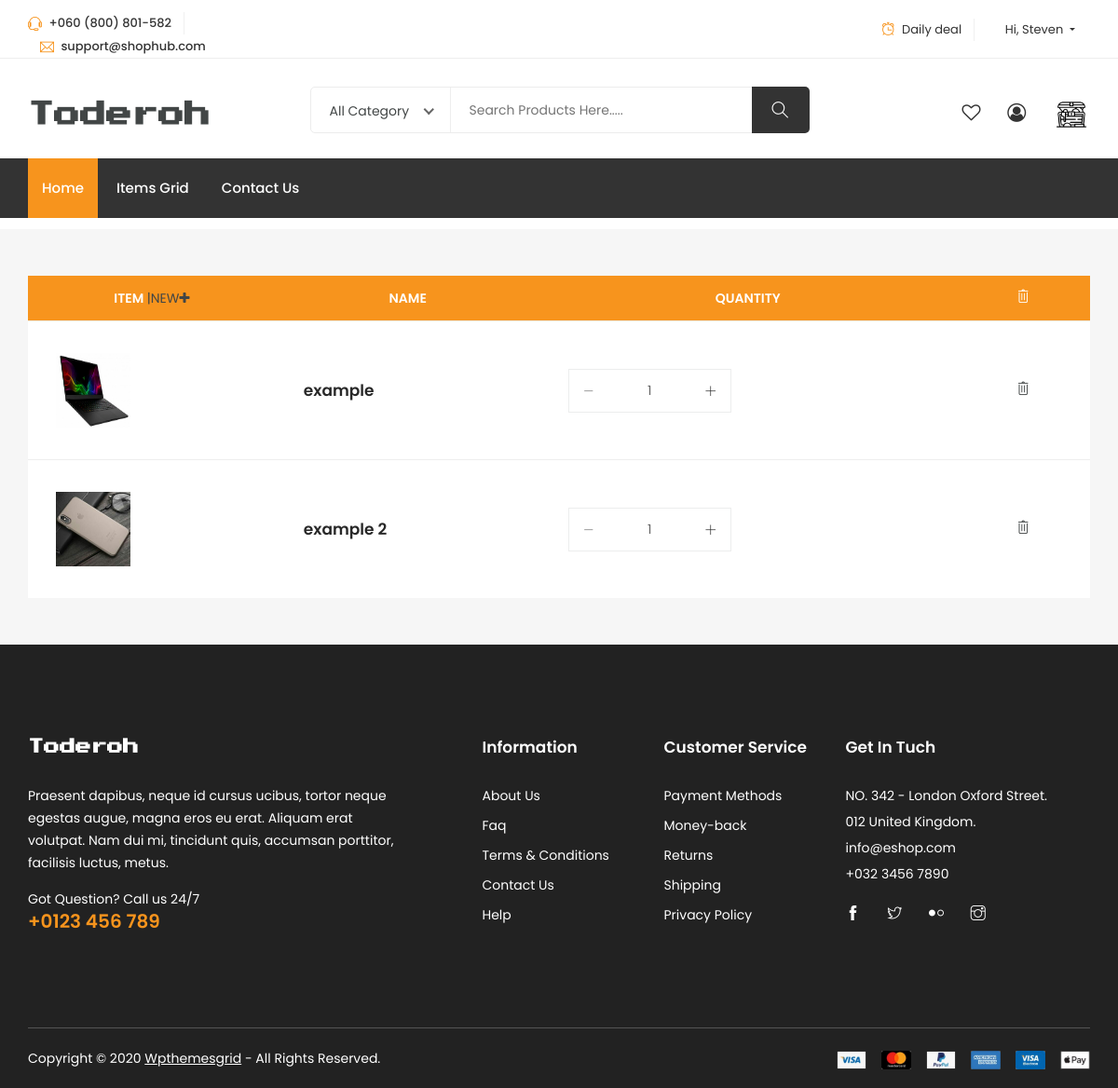
Screenshot of /my-inventory/ (signed in) with the database file from the repository.
### base_app/models.py (models this page shows, shortened)
class Item(models.Model):
    title = models.CharField(max_length=100)
    estimated_value = models.FloatField(blank=True, null=True)
    category = models.CharField(choices=CATEGORY_CHOICES, max_length=2)
    slug = models.SlugField()
    description = models.TextField(max_length=400)
    condition = models.CharField(choices=CONDITION_CHOICES, max_length=1)
    image = models.ImageField()
    image_1 = models.ImageField()
    image_2 = models.ImageField(blank=True, null=True)
    image_3 = models.ImageField(blank=True, null=True)
    date_uploaded = models.DateTimeField(auto_now_add=True)
    user = models.ForeignKey(settings.AUTH_USER_MODEL, on_delete=models.CASCADE)
    def get_absolute_url(self):
        return reverse('base_app:item-details', kwargs={'slug': self.slug})

### base_app/views.py (the view)
# urls.py: path('my-inventory/', InventoryView.as_view(), name='inventory'),
class InventoryView(ListView):
    model = Item
    template_name = "inventory.html"

### templates/inventory.html (shortened to what this page needs)
{% extends "base.html" %}
{% load static %}
{% block content %}
	<div class="shopping-cart section">
		<div class="container">
			<div class="row">
				<div class="col-12">
					{% if object_list %}
					<table class="table shopping-summery">
						<thead>
							<tr class="main-hading">
								<th>ITEM <a href="{% url 'base_app:new-item' %}" style="color: #424646;">|NEW<i class="fa fa-plus" aria-hidden="true"></i></a></th>
								<th>NAME</th>
								<th class="text-center">QUANTITY</th>
								<th class="text-center"><i class="ti-trash remove-icon"></i></th>
							</tr>
						</thead>
						<tbody>
							{% for item in object_list %}
							{% if item.user.id == user.id %}
							<tr>
								<td class="image" data-title="Item"><img src="{{ item.image.url }}" alt="#"></td>
								<td class="product-des" data-title="Name">
									<p class="product-name"><a href="{{ item.get_absolute_url }}">{{ item.title }}</a></p>
								</td>
								<td class="qty" data-title="Qty">
									<div class="input-group">
										<div class="button minus">
											<button type="button" class="btn btn-primary btn-number" disabled="disabled" data-type="minus" data-field="quant[1]">
												<i class="ti-minus"></i>
											</button>
										</div>
										<input type="text" name="quant[1]" class="input-number"  data-min="1" data-max="100" value="1">
										<div class="button plus">
											<button type="button" class="btn btn-primary btn-number" data-type="plus" data-field="quant[1]">
												<i class="ti-plus"></i>
											</button>
										</div>
									</div>
								</td>
								<td class="action" data-title="Remove"><a href="#"><i class="ti-trash remove-icon"></i></a></td>
							</tr>
							{% endif %}
							{% endfor %}
						</tbody>
					</table>
					{% endif %}
				</div>
			</div>
	</div>
</div>
{% endblock content %}

### templates/base.html (shortened to what this page needs)
{% load static %}
<!DOCTYPE html>
<html lang="zxx">
<head>
	<link rel="stylesheet" href="{% static 'css/bootstrap.css'%}">
    <link rel="stylesheet" href="{% static 'css/magnific-popup.min.css'%}">
	<link rel="stylesheet" href="{% static 'css/font-awesome.css'%}">
	<link rel="stylesheet" href="{% static 'css/jquery.fancybox.min.css'%}">
    <link rel="stylesheet" href="{% static 'css/themify-icons.css'%}">
    <link rel="stylesheet" href="{% static 'css/niceselect.css'%}">
    <link rel="stylesheet" href="{% static 'css/animate.css'%}">
    <link rel="stylesheet" href="{% static 'css/flex-slider.min.css'%}">
    <link rel="stylesheet" href="{% static 'css/owl-carousel.css'%}">
    <link rel="stylesheet" href="{% static 'css/slicknav.min.css'%}">
	<link rel="stylesheet" href="{% static 'css/reset.css'%}">
	<link rel="stylesheet" href="{% static 'style.css'%}">
	<link rel="stylesheet" href="{% static 'css/responsive.css'%}">
</head>
<body class="js">
	<header class="header shop">
		<div class="topbar">
			<div class="container">
				<div class="row">
					<div class="col-lg-4 col-md-12 col-12">
						<div class="top-left">
							<ul class="list-main">
								<li><i class="ti-headphone-alt"></i> +060 (800) 801-582</li>
								<li><i class="ti-email"></i> support@shophub.com</li>
							</ul>
						</div>
					</div>
					<div class="col-lg-8 col-md-12 col-12">
						<div class="right-content">
              {% if user.is_authenticated %}
              <ul class="list-main">
                <li><i class="ti-alarm-clock"></i> <a href="#">Daily deal</a></li>
              <li class="nav-item dropdown">
                <a class="nav-link dropdown-toggle" href="#" id="navbarDropdown" role="button" data-toggle="dropdown" aria-haspopup="true" aria-expanded="false">
                  Hi, {{user.first_name}}
                </a>
              </li>
              </ul>
            {% endif %}
					</div>
				</div>
			</div>
		</div>
		<div class="middle-inner">
			<div class="container">
				<div class="row">
					<div class="col-lg-2 col-md-2 col-12">
						<div class="logo">
              <a class="navbar-brand" href="{% url 'base_app:item-list' %}">
							   <h3 style="font-family: 'Press Start 2P', cursive;"></font>Toderoh</h3>
              </a>
						</div>
					</div>
					<div class="col-lg-8 col-md-7 col-12">
						<div class="search-bar-top">
							<div class="search-bar">
								<form action="{% url 'base_app:search-results' %}" method="get">
									<input name="search" placeholder="Search Products Here....." type="search">
									<button class="btnn"><i class="ti-search"></i></button>
								</form>
							</div>
						</div>
					</div>
					<div class="col-lg-2 col-md-3 col-12">
						<div class="right-bar">
							<div class="sinlge-bar">
								<a href="#" class="single-icon"><i class="fa fa-heart-o" aria-hidden="true"></i></a>
							</div>
							{% if user.is_authenticated %}
							<div class="sinlge-bar">
								<a href="{% url 'base_app:profile' %}" class="single-icon"><i class="fa fa-user-circle-o" aria-hidden="true"></i></a>
							</div>
							<div class="sinlge-bar shopping">
								<a href="{% url 'base_app:inventory' %}" class="single-icon"><img src="{% static 'images/treasure.png'%}" width="40" height="40" alt="inventory"></a>
							{% endif %}
							</div>
						</div>
					</div>
				</div>
			</div>
		</div>
		<div class="header-inner">
			<div class="container">
				<div class="cat-nav-head">
					<div class="row">
						<div class="col-lg-9 col-12">
							<div class="menu-area">
								<nav class="navbar navbar-expand-lg">
									<div class="navbar-collapse">
										<div class="nav-inner">
											<ul class="nav main-menu menu navbar-nav">
													<li class="active"><a href="{% url 'base_app:item-list' %}">Home</a></li>
													<li><a href="{% url 'base_app:shop-grid' %}">Items Grid</a></li>
													<li><a href="{% url 'base_app:contact-us' %}">Contact Us</a></li>
												</ul>
										</div>
									</div>
								</nav>
							</div>
						</div>
					</div>
				</div>
			</div>
		</div>
	</header>
{% block content %}
{% endblock %}
<footer class="footer">
    <div class="footer-top section">
        <div class="container">
            <div class="row">
                <div class="col-lg-5 col-md-6 col-12">
                    <div class="single-footer about">
                        <div class="logo">
							<h4 style="font-family: 'Press Start 2P', cursive; font-color: 'white'"></font>Toderoh</h4>
                        </div>
                        <p class="text">Praesent dapibus, neque id cursus ucibus, tortor neque egestas augue,  magna eros eu erat. Aliquam erat volutpat. Nam dui mi, tincidunt quis, accumsan porttitor, facilisis luctus, metus.</p>
                        <p class="call">Got Question? Call us 24/7<span><a href="tel:123456789">+0123 456 789</a></span></p>
                    </div>
                </div>
                <div class="col-lg-2 col-md-6 col-12">
                    <div class="single-footer links">
                        <h4>Information</h4>
                        <ul>
                            <li><a href="#">About Us</a></li>
                            <li><a href="#">Faq</a></li>
                            <li><a href="#">Terms & Conditions</a></li>
                            <li><a href="#">Contact Us</a></li>
                            <li><a href="#">Help</a></li>
                        </ul>
                    </div>
                </div>
                <div class="col-lg-2 col-md-6 col-12">
                    <div class="single-footer links">
                        <h4>Customer Service</h4>
                        <ul>
                            <li><a href="#">Payment Methods</a></li>
                            <li><a href="#">Money-back</a></li>
                            <li><a href="#">Returns</a></li>
                            <li><a href="#">Shipping</a></li>
                            <li><a href="#">Privacy Policy</a></li>
                        </ul>
                    </div>
                </div>
                <div class="col-lg-3 col-md-6 col-12">
                    <div class="single-footer social">
                        <h4>Get In Tuch</h4>
                        <div class="contact">
                            <ul>
                                <li>NO. 342 - London Oxford Street.</li>
                                <li>012 United Kingdom.</li>
                                <li>info@eshop.com</li>
                                <li>+032 3456 7890</li>
                            </ul>
                        </div>
                        <ul>
                            <li><a href="#"><i class="ti-facebook"></i></a></li>
                            <li><a href="#"><i class="ti-twitter"></i></a></li>
                            <li><a href="#"><i class="ti-flickr"></i></a></li>
                            <li><a href="#"><i class="ti-instagram"></i></a></li>
                        </ul>
                    </div>
                </div>
            </div>
        </div>
    </div>
    <div class="copyright">
        <div class="container">
            <div class="inner">
                <div class="row">
                    <div class="col-lg-6 col-12">
                        <div class="left">
                            <p>Copyright © 2020 <a href="http://www.wpthemesgrid.com" target="_blank">Wpthemesgrid</a>  -  All Rights Reserved.</p>
                        </div>
                    </div>
                    <div class="col-lg-6 col-12">
                        <div class="right">
                            <img src="{% static 'images/payments.png' %}" alt="#">
                        </div>
                    </div>
                </div>
            </div>
        </div>
    </div>
</footer>
</body>
</html>

### rows the page displays
Item: image (picture), title "example"
Item: image (picture), title "example 2"

### other values shown
{{ user.first_name }} "Steven"
